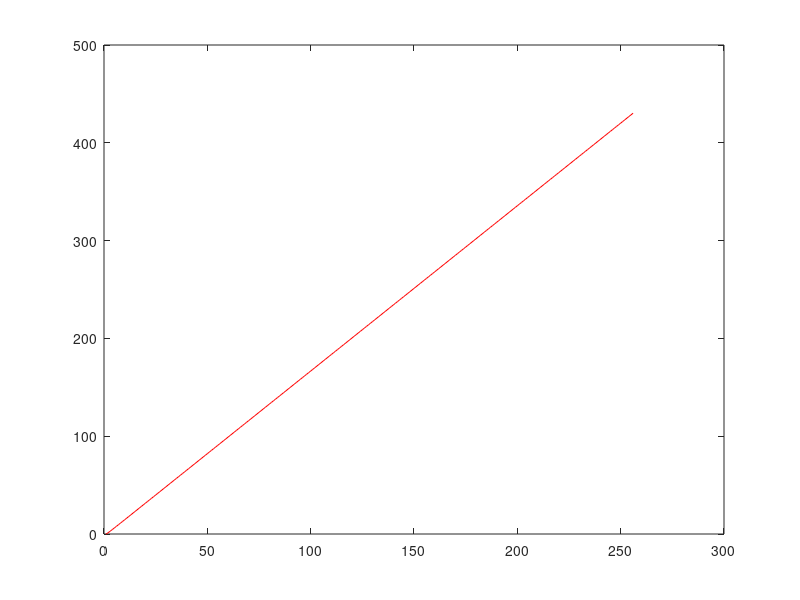

The MATLAB source for this figure:
clear all;
Lmax=1.3;
Lwhite=1.3;
x=0:1:255;
Lw=0.5*Lmax*Lwhite*( (x-1) + sqrt((1-x).^2+4*x/Lwhite/Lwhite) );

plot(Lw,'r-');